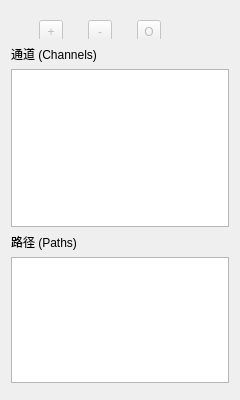
<?xml version="1.0" encoding="UTF-8"?>
<ui version="4.0">
 <class>ChannelPathPanel</class>
 <widget class="QWidget" name="ChannelPathPanel">
  <property name="geometry">
   <rect>
    <x>0</x>
    <y>0</y>
    <width>240</width>
    <height>400</height>
   </rect>
  </property>
  <layout class="QVBoxLayout" name="mainLayout">
   <property name="leftMargin">4</property>
   <property name="topMargin">4</property>
   <property name="rightMargin">4</property>
   <property name="bottomMargin">4</property>
   <property name="spacing">6</property>

   <!-- F-M.3: 顶部操作按钮 (+ / - / eye) -->
   <item>
    <widget class="QWidget" name="buttonRow">
     <property name="minimumSize"><size><width>0</width><height>28</height></size></property>
     <layout class="QHBoxLayout" name="buttonRowLayout">
      <property name="leftMargin">0</property>
      <property name="topMargin">0</property>
      <property name="rightMargin">0</property>
      <property name="bottomMargin">0</property>
      <property name="spacing">4</property>
      <item>
       <widget class="QToolButton" name="addBtn">
        <property name="text"><string>+</string></property>
        <property name="toolTip"><string>新建通道/路径</string></property>
        <property name="minimumSize"><size><width>24</width><height>24</height></size></property>
        <property name="maximumSize"><size><width>24</width><height>24</height></size></property>
        <property name="enabled"><bool>false</bool></property>
       </widget>
      </item>
      <item>
       <widget class="QToolButton" name="delBtn">
        <property name="text"><string>-</string></property>
        <property name="toolTip"><string>删除通道/路径</string></property>
        <property name="minimumSize"><size><width>24</width><height>24</height></size></property>
        <property name="maximumSize"><size><width>24</width><height>24</height></size></property>
        <property name="enabled"><bool>false</bool></property>
       </widget>
      </item>
      <item>
       <widget class="QToolButton" name="eyeBtn">
        <property name="text"><string>O</string></property>
        <property name="toolTip"><string>显隐切换</string></property>
        <property name="minimumSize"><size><width>24</width><height>24</height></size></property>
        <property name="maximumSize"><size><width>24</width><height>24</height></size></property>
        <property name="enabled"><bool>false</bool></property>
       </widget>
      </item>
      <item>
       <spacer name="topSpacer">
        <property name="orientation">Qt::Horizontal</property>
        <property name="sizeHint" stdset="0">
         <size><width>40</width><height>20</height></size>
        </property>
       </spacer>
      </item>
     </layout>
    </widget>
   </item>

   <!-- F-M.3: 通道 (Channels) section -->
   <item>
    <widget class="QLabel" name="channelsHeader">
     <property name="text"><string>通道 (Channels)</string></property>
     <property name="styleSheet">font-weight: bold; font-size: 11px;</property>
    </widget>
   </item>
   <item>
    <widget class="QListWidget" name="channelList">
     <property name="minimumSize"><size><width>0</width><height>140</height></size></property>
     <property name="maximumSize"><size><width>16777215</width><height>200</height></size></property>
     <property name="uniformItemSizes"><bool>true</bool></property>
    </widget>
   </item>

   <!-- F-M.3: 路径 (Paths) section -->
   <item>
    <widget class="QLabel" name="pathsHeader">
     <property name="text"><string>路径 (Paths)</string></property>
     <property name="styleSheet">font-weight: bold; font-size: 11px;</property>
    </widget>
   </item>
   <item>
    <widget class="QListWidget" name="pathList">
     <property name="minimumSize"><size><width>0</width><height>100</height></size></property>
     <property name="maximumSize"><size><width>16777215</width><height>160</height></size></property>
     <property name="uniformItemSizes"><bool>true</bool></property>
    </widget>
   </item>

   <item>
    <spacer name="mainSpacer">
     <property name="orientation">Qt::Vertical</property>
     <property name="sizeHint" stdset="0">
      <size><width>20</width><height>40</height></size>
     </property>
    </spacer>
   </item>
  </layout>
 </widget>
 <resources/>
 <connections/>
</ui>
